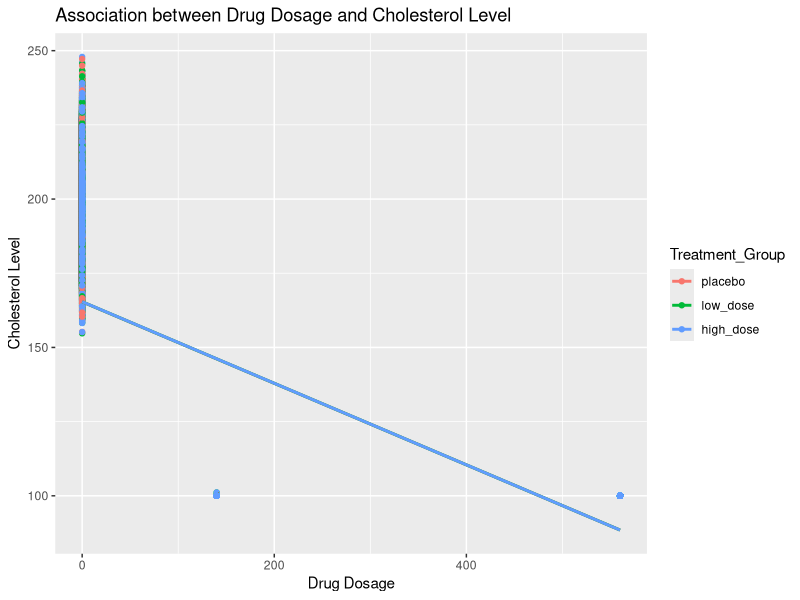
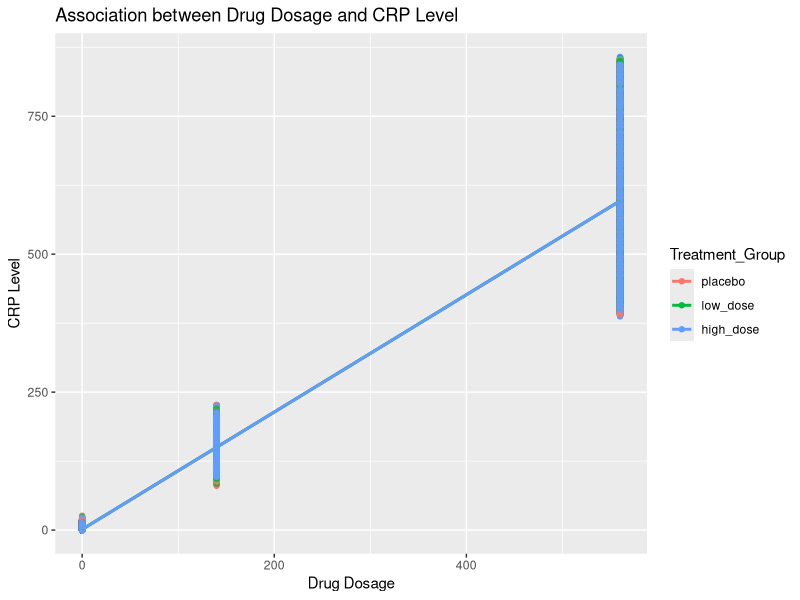

Recreate these plots in R, in order. (Note: this script raises an error after producing the figures.)
## ---- chunk 1
# Load required packages
library(dplyr)
library(tidyr)

# Set seed for reproducibility
set.seed(123)
## ---- chunk 2
# Function to generate drug concentration based on exponential decay
generate_drug_concentration <- function(dose, decay_rate, time_points) {
  initial_concentration <- dose
  exp_decay <- initial_concentration * exp(-decay_rate * time_points)
  return(exp_decay)
}

# Function to generate cholesterol level based on drug concentration
generate_cholesterol_level <- function(drug_concentration) {
  # Assume an inverse relationship between drug concentration and cholesterol level
  cholesterol_level <- 200 - 2 * drug_concentration + rnorm(length(drug_concentration), mean = 0, sd = 10)
  return(pmax(cholesterol_level, 100))  # Ensure cholesterol levels are not below 100
}

# Function to generate CRP level based on drug concentration
generate_crp_level <- function(drug_concentration) {
  # Assume a positive relationship between drug concentration and CRP level
  crp_level <- 1.5 * drug_concentration + rnorm(length(drug_concentration), mean = 0, sd = 5)
  return(pmax(crp_level, 0))  # Ensure CRP levels are not below 0
}

# Function to simulate heart attack events based on drug concentration
generate_heart_attack_events <- function(drug_concentration) {
  # Assume a negative relationship between drug concentration and risk of heart attack
  probability_of_event <- pmax(0, 1 - 0.01 * drug_concentration)
  heart_attack_events <- rbinom(length(drug_concentration), size = 1, prob = probability_of_event)
  return(heart_attack_events)
}
## ---- chunk 3
# Set parameters
N <- 50  # Reduce the number of individuals
age <- sample(30:60, N, replace = TRUE)
treatment_groups <- rep(c("placebo", "low_dose", "high_dose"), each = N/3)
dose <- rep(c(0, 140, 560), each = N/3)
decay_rate <- 0.002
study_days <- 365
time_points <- seq(0, study_days, by = 2)

# Create data frame
data <- expand.grid(
  Patient_ID = 1:N,
  Age = age,
  Treatment_Group = treatment_groups,
  Dose = dose
) %>%
  ungroup() %>%
  group_by(Patient_ID, Age, Treatment_Group, Dose) %>%
  summarize(
    Time = list(time_points),
    Drug_Concentration = list(generate_drug_concentration(Dose[1], decay_rate, time_points)),
    Cholesterol_Level = list(generate_cholesterol_level(generate_drug_concentration(Dose[1], decay_rate, time_points))),
    CRP_Level = list(generate_crp_level(generate_drug_concentration(Dose[1], decay_rate, time_points))),
    Heart_Attack = list(generate_heart_attack_events(generate_drug_concentration(Dose[1], decay_rate, time_points)))
  ) %>%
  unnest(cols = c(Time, Drug_Concentration, Cholesterol_Level, CRP_Level, Heart_Attack))
## ---- chunk 4
# Print the first few rows of the data frame
head(data)
## ---- chunk 5
# Load required package
library(ggplot2)

# Plot the association between drug dosage and cholesterol level
ggplot(data, aes(x = Dose, y = Cholesterol_Level, color = Treatment_Group)) +
  geom_point() +
  geom_smooth(method = "lm", se = FALSE) +
  labs(title = "Association between Drug Dosage and Cholesterol Level",
       x = "Drug Dosage",
       y = "Cholesterol Level")

# Plot the association between drug dosage and CRP level
ggplot(data, aes(x = Dose, y = CRP_Level, color = Treatment_Group)) +
  geom_point() +
  geom_smooth(method = "lm", se = FALSE) +
  labs(title = "Association between Drug Dosage and CRP Level",
       x = "Drug Dosage",
       y = "CRP Level")

# Plot the survival plot for heart attack events
# Assuming the study period is 365 days, adjust as needed
ggplot(data, aes(x = Time, y = 1 - Heart_Attack, color = Treatment_Group)) +
  geom_step() +
  labs(title = "Survival Plot for Heart Attack Events",
       x = "Time (Days)",
       y = "Survival Probability",
       color = "Treatment Group")
## ---- chunk 6
# Fit simple linear regression model for drug dosage and cholesterol level
model_cholesterol <- lm(Cholesterol_Level ~ Dose, data = data)

# Fit simple linear regression model for drug dosage and CRP level
model_crp <- lm(CRP_Level ~ Dose, data = data)

# Fit simple logistic regression model for drug dosage and heart attack event
model_heart_attack <- glm(Heart_Attack ~ Dose, data = data, family = "binomial")

# Fit multiple linear regression model for all variables vs heart attack
model_multiple <- glm(Heart_Attack ~ Dose + Age + Treatment_Group + Drug_Concentration + Cholesterol_Level + CRP_Level, 
                      data = data, family = "binomial")

# Display summaries of the models
summary(model_cholesterol)
summary(model_crp)
summary(model_heart_attack)
summary(model_multiple)
